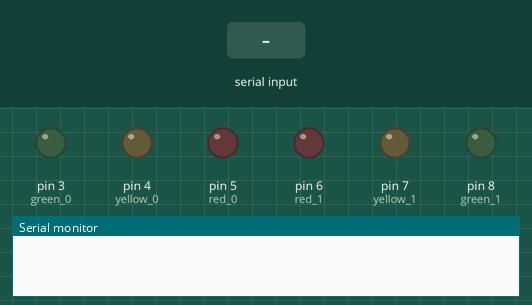
Recording of a sketch running on a simulated Arduino Uno, built with avr-gcc and run on an emulated ATmega328P. Parts: output pins drawn as LEDs (lit = HIGH), the last lines printed to the serial monitor. Inputs (shaded band) come from the test bench.

Above: at 1.2 s.
1.3 s: "90,45;" received over Serial
At 7.4 s:
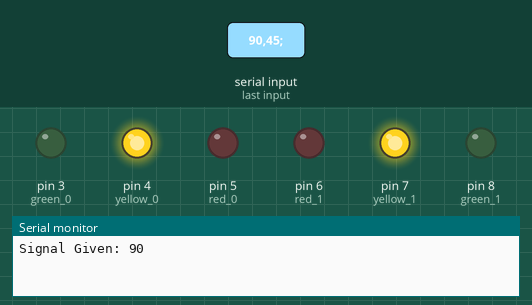
At 8.6 s:
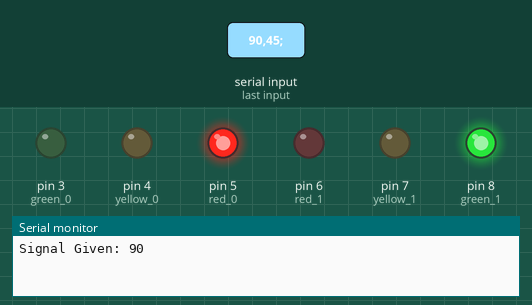
Timing chart, 0 to 8.8 s (numbered marks = the images above; inputs shaded):
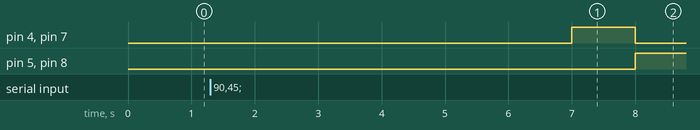

The sketch:

Traffic_Light_practise_code.ino
```cpp
int red_0 = 5;
int yellow_0 = 4;
int green_0 = 3;

int red_1 = 6;
int yellow_1 = 7;
int green_1 = 8;

unsigned long x = 0;
int time1 = 8000;
int time2 = 8000;
bool dir = 0;

void setup() {
  pinMode(red_0, OUTPUT);
  pinMode(yellow_0, OUTPUT);
  pinMode(green_0, OUTPUT);
  pinMode(red_1, OUTPUT);
  pinMode(yellow_1, OUTPUT);
  pinMode(green_1, OUTPUT);

  Serial.begin(9600);

  x = millis();
}

void loop() {
  if (dir == 0) {
    if ((millis() - x) > time1) {
      dir = 1;
      digitalWrite(red_0, 1);
      digitalWrite(green_1, 1);
      digitalWrite(red_1, 0);
      digitalWrite(green_0, 0);
      digitalWrite(yellow_0, 0);
      digitalWrite(yellow_1, 0);
    }
    else if ((millis() - x) > (time1 - 1000)) {
      digitalWrite(yellow_0, 1);
      digitalWrite(yellow_1, 1);
      digitalWrite(red_0, 0);
      digitalWrite(green_0, 0);
      digitalWrite(red_0, 0);
      digitalWrite(green_0, 0);
    }
  }

  if (Serial.available()) {
    String sig = Serial.readStringUntil(';');
    int signal = sig.toInt();   //Convert

    Serial.print("Signal Given: ");
    Serial.println(signal);

  }
}
```
